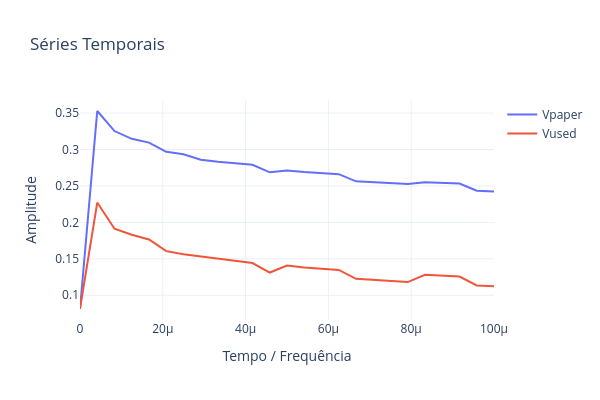
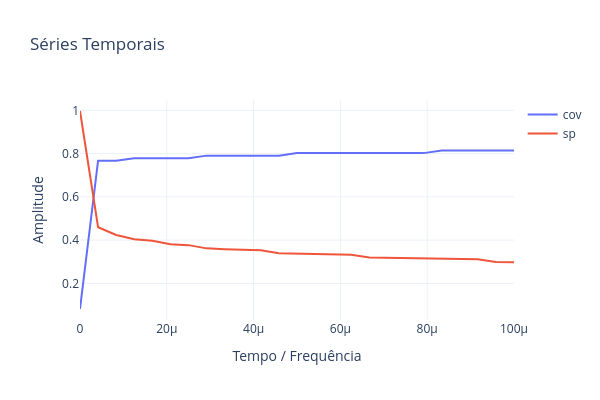

Notebook code for these charts, in order:
### Code cell
PlotSeriesPLY(xSeries=[Rhos,Rhos], ySeries=[Vpaper,Vused],names=['Vpaper','Vused'])
PlotSeriesPLY(xSeries=[Rhos,Rhos], ySeries=[cov,sp],names=['cov','sp'])

### Figure 1 — Plotly figure (JSON) as saved in the notebook; plotly's stock layout.template omitted (floating-point values rounded to 4 significant figures)
{"data": [{"mode": "lines", "name": "Vpaper", "type": "scatter", "x": [1e-14, 4.167e-06, 8.333e-06, 1.25e-05, 1.667e-05, 2.083e-05, 2.5e-05, 2.917e-05, 3.333e-05, 3.75e-05, 4.167e-05, 4.583e-05, 5e-05, 5.417e-05, 5.833e-05, 6.25e-05, 6.667e-05, 7.083e-05, 7.5e-05, 7.917e-05, 8.333e-05, 8.75e-05, 9.167e-05, 9.583e-05, 0.0001], "xaxis": "x", "y": [0.08116, 0.3529, 0.3253, 0.3147, 0.3095, 0.2969, 0.2935, 0.2861, 0.2832, 0.2812, 0.279, 0.2687, 0.2712, 0.269, 0.2675, 0.2662, 0.2564, 0.2552, 0.2541, 0.2528, 0.2552, 0.2543, 0.2533, 0.2434, 0.2424], "yaxis": "y"}, {"mode": "lines", "name": "Vused", "type": "scatter", "x": [1e-14, 4.167e-06, 8.333e-06, 1.25e-05, 1.667e-05, 2.083e-05, 2.5e-05, 2.917e-05, 3.333e-05, 3.75e-05, 4.167e-05, 4.583e-05, 5e-05, 5.417e-05, 5.833e-05, 6.25e-05, 6.667e-05, 7.083e-05, 7.5e-05, 7.917e-05, 8.333e-05, 8.75e-05, 9.167e-05, 9.583e-05, 0.0001], "xaxis": "x", "y": [0.0814, 0.2272, 0.1914, 0.183, 0.1765, 0.1606, 0.1564, 0.1532, 0.1495, 0.1471, 0.1442, 0.1312, 0.1409, 0.1382, 0.1364, 0.1347, 0.1226, 0.1211, 0.1197, 0.1181, 0.128, 0.1269, 0.1257, 0.1135, 0.1123], "yaxis": "y"}], "layout": {"height": 400, "title": {"text": "Séries Temporais"}, "width": 600, "xaxis": {"anchor": "y", "domain": [0, 1], "title": {"text": "Tempo / Frequência"}}, "yaxis": {"anchor": "x", "domain": [0, 1], "title": {"text": "Amplitude"}}}}

### Figure 2 — Plotly figure (JSON) as saved in the notebook; plotly's stock layout.template omitted (floating-point values rounded to 4 significant figures)
{"data": [{"mode": "lines", "name": "cov", "type": "scatter", "x": [1e-14, 4.167e-06, 8.333e-06, 1.25e-05, 1.667e-05, 2.083e-05, 2.5e-05, 2.917e-05, 3.333e-05, 3.75e-05, 4.167e-05, 4.583e-05, 5e-05, 5.417e-05, 5.833e-05, 6.25e-05, 6.667e-05, 7.083e-05, 7.5e-05, 7.917e-05, 8.333e-05, 8.75e-05, 9.167e-05, 9.583e-05, 0.0001], "xaxis": "x", "y": [0.0814, 0.7674, 0.7674, 0.7791, 0.7791, 0.7791, 0.7791, 0.7907, 0.7907, 0.7907, 0.7907, 0.7907, 0.8023, 0.8023, 0.8023, 0.8023, 0.8023, 0.8023, 0.8023, 0.8023, 0.814, 0.814, 0.814, 0.814, 0.814], "yaxis": "y"}, {"mode": "lines", "name": "sp", "type": "scatter", "x": [1e-14, 4.167e-06, 8.333e-06, 1.25e-05, 1.667e-05, 2.083e-05, 2.5e-05, 2.917e-05, 3.333e-05, 3.75e-05, 4.167e-05, 4.583e-05, 5e-05, 5.417e-05, 5.833e-05, 6.25e-05, 6.667e-05, 7.083e-05, 7.5e-05, 7.917e-05, 8.333e-05, 8.75e-05, 9.167e-05, 9.583e-05, 0.0001], "xaxis": "x", "y": [0.9971, 0.4598, 0.4239, 0.404, 0.3973, 0.3811, 0.3767, 0.3618, 0.3581, 0.3557, 0.3528, 0.3398, 0.338, 0.3353, 0.3334, 0.3317, 0.3196, 0.3181, 0.3167, 0.315, 0.3135, 0.3124, 0.3112, 0.299, 0.2978], "yaxis": "y"}], "layout": {"height": 400, "title": {"text": "Séries Temporais"}, "width": 600, "xaxis": {"anchor": "y", "domain": [0, 1], "title": {"text": "Tempo / Frequência"}}, "yaxis": {"anchor": "x", "domain": [0, 1], "title": {"text": "Amplitude"}}}}
